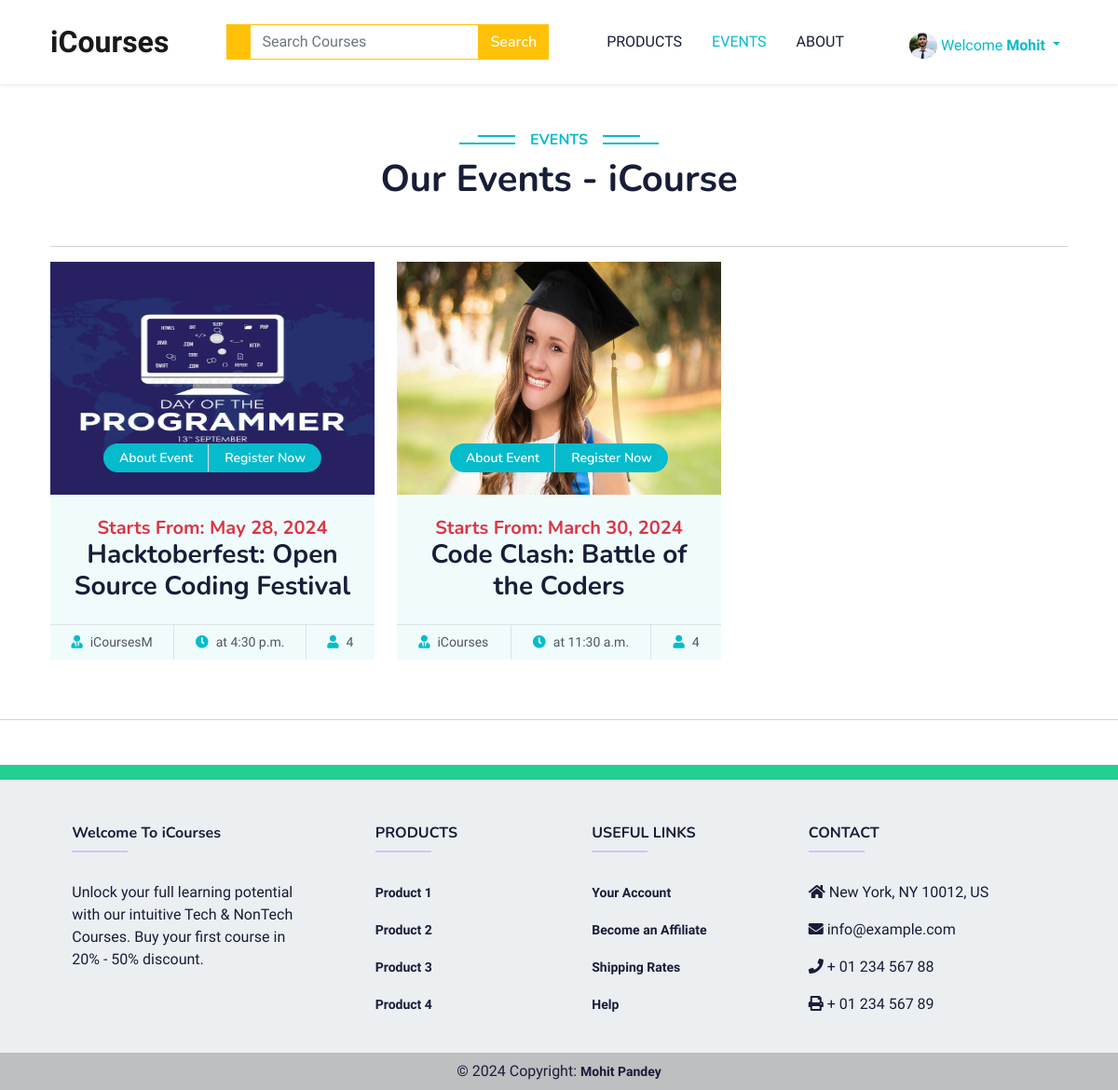
Screenshot of /events/ (signed in) with the database file from the repository.
### home/models.py (models this page shows, shortened)
class UserProfile(models.Model):
    user = models.OneToOneField(User, on_delete = models.CASCADE)
    referral_link = models.CharField(max_length=100,default='', blank=True, null=True)
    picture = models.ImageField(upload_to='profile_pictures', blank=True, null=True)
    phone = models.CharField(max_length=14, default='', blank=True, null=True)
    address = models.TextField(default='', blank=True, null=True)
    birthdate = models.CharField(max_length =20,null=True, blank=True)
    referral_code_used = models.IntegerField(default=0, blank=True, null=True)

class Event(models.Model):
    title = models.CharField(max_length=200)
    description = HTMLField(blank =True)
    date = models.DateField()
    time = models.TimeField()
    image = models.ImageField(upload_to='event_images', null=True, blank=True)
    organizer = models.CharField(default='',null=True,blank=True,max_length=100)
    participants = models.IntegerField(default=0,editable=False)

### home/views.py (the view)
# urls.py: path('events/',views.EventPage, name='events'),
def EventPage(request):
    events = Event.objects.all().order_by('-id')
    registrations = EventRegistration.objects.filter(user=request.user)
    registered_events = {}
    for registration in registrations:
        registered_events[registration.event.title] = True
    return render(request, 'EventsPage/eventPage.html', {'events': events, 'registered_events': registered_events})

### home/context_processors.py (called while the page is built)
def user_info(request):
    user_info = None
    if request.user.is_authenticated:
        try:
            user_info = request.user.userprofile  # Assuming UserProfile is related to the User model
        except UserProfile.DoesNotExist:
            pass  # Handle the case where UserProfile doesn't exist for the current user
    return {'user_info': user_info}

### home/Templates/EventsPage/eventPage.html (shortened to what this page needs)
{% extends 'base.html' %}
{% block Css %}
  <link href="https://cdnjs.cloudflare.com/ajax/libs/font-awesome/5.10.0/css/all.min.css" rel="stylesheet" />
  <link href="https://cdn.jsdelivr.net/npm/bootstrap-icons@1.4.1/font/bootstrap-icons.css" rel="stylesheet" />
  <link href="lib/animate/animate.min.css" rel="stylesheet" />
  <link href="lib/owlcarousel/assets/owl.carousel.min.css" rel="stylesheet" />
  <link href="/static/Css/css/bootstrap.min.css" rel="stylesheet" />
  <link href="/static/Css/css/style.css" rel="stylesheet" />
{% endblock %}
{% block body %}
  <div class="container-xxl py-5">
    <div class="container">
      <div class="text-center wow fadeInUp" data-wow-delay="0.1s">
        <h6 class="section-title bg-white text-center text-primary px-3">Events</h6>
        <h1 class="mb-5">Our Events - iCourse</h1>
      </div><hr/>
      <div class="row g-4 justify-content-start">
        {% for event in events %}
        <div class="col-lg-4 col-md-6 wow fadeInUp" data-wow-delay="0.1s">
          <div class="course-item bg-light">
            <div class="position-relative overflow-hidden">
              <img src="{{event.image.url}}" height="250px" class="card-img-top" alt="Placeholder" />
              <div class="w-100 d-flex justify-content-center position-absolute bottom-0 start-0 mb-4">
                {% if event.title in registered_events %}
                <a href="/eventInfo/{{ event.id }}" class="flex-shrink-0 btn btn-sm btn-warning px-3 border-end" style="border-radius: 30px;">About Event</a>
              {% else %}
                <a href="/eventInfo/{{ event.id }}" class="flex-shrink-0 btn btn-sm btn-primary px-3 border-end" style="border-radius: 30px 0 0 30px;">About Event</a>
                <a href="/eventRegistration/{{ event.id }}" class="flex-shrink-0 btn btn-sm btn-primary px-3" style="border-radius: 0 30px 30px 0;">Register Now</a>
              {% endif %}
              </div>
            </div>
            <div class="text-center p-4 pb-0">
              <h5 class=" text-danger mb-0">Starts From: {{ event.date }}</h5>
              <h3 class="mb-4">{{ event.title }}</h3>
            </div>
            <div class="d-flex border-top">
              <small class="flex-fill text-center border-end py-2"><i class="fa fa-user-tie text-primary me-2"></i>{{ event.organizer }}</small>
              <small class="flex-fill text-center border-end py-2"><i class="fa fa-clock text-primary me-2"></i>at {{ event.time }}</small>
              <small class="flex-fill text-center py-2"><i class="fa fa-user text-primary me-2"></i>{{ event.participants }}</small>
            </div>
          </div>
        </div>
        {% endfor %}
      </div>
    </div>
  </div>
  <hr />
{% endblock %}

### home/Templates/base.html (shortened to what this page needs)
<!DOCTYPE html>
<html lang="en">
  <head>
    <link rel="stylesheet" href="https://cdn.jsdelivr.net/npm/bootstrap@5.3.3/dist/css/bootstrap.min.css" />
    <link rel="stylesheet" href="/static/Css/base.css" />
    <link href="https://cdn.jsdelivr.net/npm/bootstrap@5.3.3/dist/css/bootstrap.min.css" rel="stylesheet" />
    {% block Css %}
    {% endblock %}
  </head>
  <body>
    <nav class="navbar navbar-expand-lg bg-white sticky-top navbar-light p-3 shadow-sm">
      <div class="container">
        <a class="navbar-brand fs-2" href="/"><strong>iCourses</strong></a>
        <div class="collapse navbar-collapse" id="navbarNavDropdown">
          <div class="ms-auto d-none d-lg-block">
            <form method="get">
            <div class="input-group">
              <span class="border-warning input-group-text bg-warning text-white"></span>
              <input type="search" class="form-control border-warning" name="search" placeholder="Search Courses" style="color:#7a7a7a" />
              <button type="submit" class="btn btn-warning text-white">Search</button>
            </div>
           </form>
          </div>
          <ul class="navbar-nav ms-auto">
            <li class="nav-item">
              <a class="nav-link mx-2 text-uppercase {% if request.path == '/product/' %}active{% endif %}" href="/product/">Products</a>
            </li>
            <li class="nav-item">
              <a class="nav-link mx-2 text-uppercase {% if request.path == '/events/' %}active{% endif %}" href="/events/">Events</a>
            </li>
            <li class="nav-item">
              <a class="nav-link mx-2 text-uppercase {% if request.path == '/about/' %}active{% endif %}" href="/about/">About</a>
            </li>
          </ul>
          <ul class="navbar-nav ms-auto">
            {% if user.is_authenticated %}
              <li class="nav-item dropdown mt-2">
                <a class="text-primary nav-link dropdown-toggle" href="" role="button" data-bs-toggle="dropdown" aria-expanded="false">
                  {% if user_info and user_info.picture %}
                    <img class="rounded-image" width="30px" src="{{ user_info.picture.url }}" alt="User Picture" />
                  {% else %}
                  <img width="30px" src="https://static-00.iconduck.com/assets.00/profile-circle-icon-2048x2048-cqe5466q.png" alt="">
                    {% endif %}
                  Welcome <b>{{ user.first_name }}</b>
                </a>
              </li>
            {% endif %}
          </ul>
        </div>
      </div>
    </nav>
    {% block body %}
    {% endblock %}
    <footer class="text-center text-lg-start mt-5 text-dark" style="background-color: #ECEFF1">
      <section class="d-flex justify-content-between p-2 text-white" style="background-color: #21D192"></section>
      <section class="">
        <div class="container text-center text-md-start mt-5">
          <div class="row mt-3">
            <div class="col-md-3 col-lg-4 col-xl-3 mx-auto mb-4">
              <h6 class="fw-bold">Welcome To iCourses</h6>
              <hr class="mb-4 mt-0 d-inline-block mx-auto" style="width: 60px; background-color: #7c4dff; height: 2px" />
              <p>Unlock your full learning potential with our intuitive Tech & NonTech Courses. Buy your first course in 20% - 50% discount.</p>
            </div>
            <div class="col-md-2 col-lg-2 col-xl-2 mx-auto mb-4">
              <h6 class="text-uppercase fw-bold">Products</h6>
              <hr class="mb-4 mt-0 d-inline-block mx-auto" style="width: 60px; background-color: #7c4dff; height: 2px" />
              <p>
                <a href="#!" class="text-dark">Product 1</a>
              </p>
              <p>
                <a href="#!" class="text-dark">Product 2</a>
              </p>
              <p>
                <a href="#!" class="text-dark">Product 3</a>
              </p>
              <p>
                <a href="#!" class="text-dark">Product 4</a>
              </p>
            </div>
            <div class="col-md-3 col-lg-2 col-xl-2 mx-auto mb-4">
              <h6 class="text-uppercase fw-bold">Useful links</h6>
              <hr class="mb-4 mt-0 d-inline-block mx-auto" style="width: 60px; background-color: #7c4dff; height: 2px" />
              <p>
                <a href="#!" class="text-dark">Your Account</a>
              </p>
              <p>
                <a href="#!" class="text-dark">Become an Affiliate</a>
              </p>
              <p>
                <a href="#!" class="text-dark">Shipping Rates</a>
              </p>
              <p>
                <a href="#!" class="text-dark">Help</a>
              </p>
            </div>
            <div class="col-md-4 col-lg-3 col-xl-3 mx-auto mb-md-0 mb-4">
              <h6 class="text-uppercase fw-bold">Contact</h6>
              <hr class="mb-4 mt-0 d-inline-block mx-auto" style="width: 60px; background-color: #7c4dff; height: 2px" />
              <p>
                <i class="fas fa-home mr-3"></i> New York, NY 10012, US
              </p>
              <p>
                <i class="fas fa-envelope mr-3"></i> info@example.com
              </p>
              <p>
                <i class="fas fa-phone mr-3"></i> + 01 234 567 88
              </p>
              <p>
                <i class="fas fa-print mr-3"></i> + 01 234 567 89
              </p>
            </div>
          </div>
        </div>
      </section>
      <div class="text-center p-2" style="background-color: rgba(0, 0, 0, 0.2)">
        © 2024 Copyright:
        <a class="text-dark" href="">Mohit Pandey</a>
      </div>
    </footer>
  </body>
</html>

### static/Css/base.css (style rules this page uses)
a { font-size: 14px; font-weight: 700 }
.form-control { outline: none !important; box-shadow: none !important; }
.rounded-image { border-radius: 50%; }

### static/Css/css/style.css (style rules this page uses)
:root { --primary: #06BBCC; --light: #F0FBFC; --dark: #181d38; }
.btn { font-family: 'Nunito', sans-serif; font-weight: 600; transition: .5s; }
.btn.btn-primary, .btn.btn-secondary { color: #FFFFFF; }
.navbar-light .navbar-nav .nav-link:hover, .navbar-light .navbar-nav .nav-link.active { color: var(--primary); }
.navbar-light .navbar-nav .nav-link { color: var(--dark); font-weight: 500; }
.navbar-light.sticky-top { top: -100px; transition: .5s; }
.section-title { position: relative; display: inline-block; text-transform: uppercase; }
.section-title::before { position: absolute; content: ""; width: calc(100% + 80px); height: 2px; top: 4px; left: -40px; background: var(--primary); z-index: -1; }
.section-title::after { position: absolute; content: ""; width: calc(100% + 120px); height: 2px; bottom: 5px; left: -60px; background: var(--primary); z-index: -1; }
.category img, .course-item img { transition: .5s; }

### rows the page displays
UserProfile: picture (picture)
Event: image (picture), date "May 28, 2024", title "Hacktoberfest: Open Source Coding Festival", organizer "iCoursesM", time "4:30 p.m.", participants "4"
Event: image (picture), date "March 30, 2024", title "Code Clash: Battle of the Coders", organizer "iCourses", time "11:30 a.m.", participants "4"

### other values shown
{{ user.first_name }} "Mohit"
